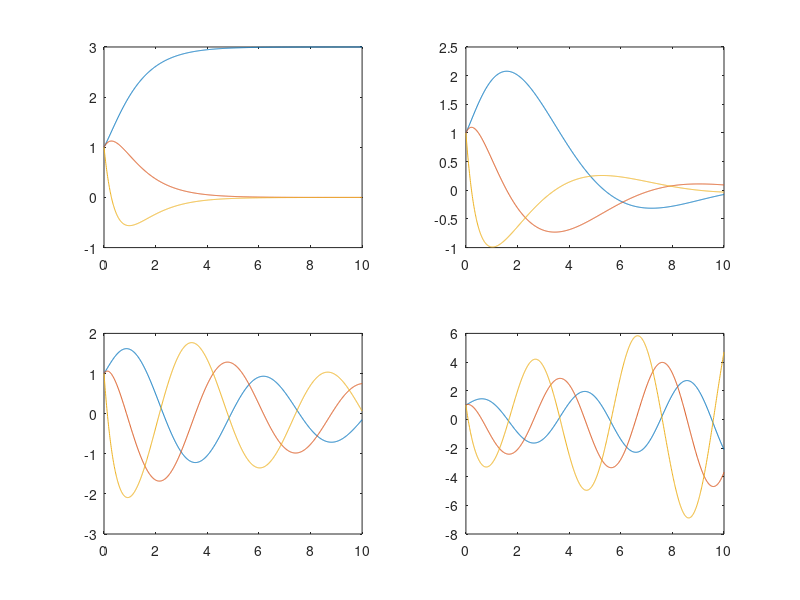

This figure's MATLAB source: (Note: this script raises an error after producing the figure.)
function [] = LAB1_21()
%LAB1_21 
K = [0 1 4 8];
u0 = [1 1 1]';
N = 1000;
u = [u0 zeros(3,N)];
tfinal = 10;
h = tfinal/N;
t=0:h:tfinal;

for i=1:4
    A=[0 1 0;0 0 1;-K(i) -2 -3];
    for j=2:N+1
        u(:,j) = expm(A*t(j))*u0;
    end
    subplot(2,2,i);
    plot(t,u);
end
    
%root locus
sys = tf(1,[1 3 2 0]);
figure;
rlocus(sys,0:0.001:10);
end

